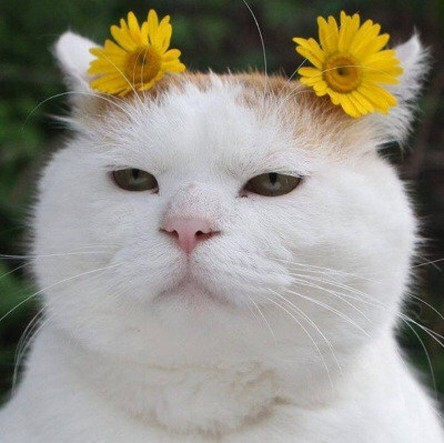
#> input picture images/cat-01.jpg, 444 x 443 px
$ jupyter execute 1007.ipynb
#> lines starting #> are read from the running program, lines starting #| are printed output that depends on the picture; after the words box and inside, x2 and y2 are one past the last pixel; in counts of white or black regions, pixels touching at a corner belong together
[cell 1]
#뒤틀리기
#어핀변화

[cell 2]
import cv2
import numpy as np
from matplotlib import pyplot as plt

img = cv2. imread('./images/cat-01.jpg')
#> img is the input picture: shape (443, 444, 3); mean B, G, R 134.7, 146.3, 149.9
raw = img.copy()
rows, cols = img.shape[:2]
#> rows = 443; cols = 444
print(rows, cols)
#| 443 444

pts1 = np.array([
    [100, 50], [200, 50], [100, 200]
],dtype=np.float32)

pts2 = np.array([
    [80, 70], [210, 60], [250, 120]
],dtype=np.float32)

cv2.circle(img, (100, 50), 5, (255,0,0), -1) #-1 다 채워넣겠다
#> img: shape (443, 444, 3); 0.04% of pixels changed, all inside (x1, y1, x2, y2) = (95, 45, 106, 56)
cv2.circle(img, (200, 50), 5, (0 , 255, 0), -1)
#> img: shape (443, 444, 3); mean B, G, R 134.7, 146.4, 149.8
cv2.circle(img, (100, 200), 5, (0 , 0, 255), -1)
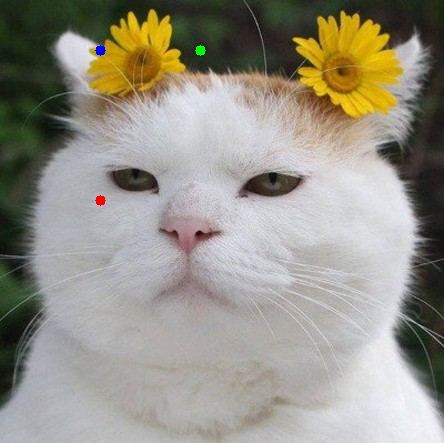
#> img: shape (443, 444, 3); mean B, G, R 134.7, 146.3, 149.9

matrix = cv2.getAffineTransform(pts1, pts2)
dst = cv2.warpAffine(img, matrix, (int(cols*1.5), rows))

fig, (ax1, ax2) = plt.subplots(ncols=2, dpi =150)
ax1.imshow(raw[...,::-1])
ax2.imshow(dst[...,::-1])
fig.tight_layout()
plt.show()
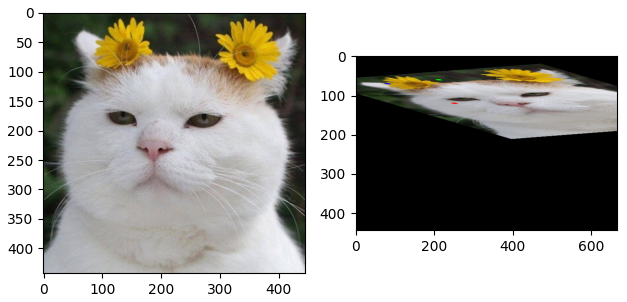
#> figure drawn by matplotlib, 2 panels

[cell 3]
import cv2
import numpy as np
from matplotlib import pyplot as plt

img = cv2. imread('./images/cat-01.jpg')
raw = img.copy()
rows, cols = img.shape[:2]
print(rows, cols)
#| 443 444

pts1 = np.array([
    [0, 0], [0, rows], [cols, 0]    , [cols, rows]
],dtype=np.float32)
#> pts1 = [[0, 0], [0, 443], [444, 0], [444, 443]]

pts2 = np.array([
    [100, 50], [10, rows-50], [cols-100, 50], [cols-50, rows-50]
],dtype=np.float32)

cv2.circle(img, (0, 0), 15, (255,0,0), -1) #-1 다 채워넣겠다
cv2.circle(img, (0, rows), 15, (0 , 255, 0), -1)
cv2.circle(img, (cols, 0), 15, (0 , 0, 255), -1)
cv2.circle(img, (cols, rows), 15, (0 , 0, 255), -1)

plt.imshow(img[...,::-1])
plt.show()
# [8 lines of commented-out code are left out]

[cell 4]
import cv2
import numpy as np
from matplotlib import pyplot as plt

img = cv2. imread('./images/cat-01.jpg')
raw = img.copy()
rows, cols = img.shape[:2]
print(rows, cols)
#| 443 444

pts1 = np.array([
    [0, 0], [0, rows], [cols, 0]    , [cols, rows]
],dtype=np.float32)

pts2 = np.array([
    [100, 50], [10, rows-50], [cols-100, 50], [cols-50, rows-50]
],dtype=np.float32)

matrix = cv2.getPerspectiveTransform(pts1, pts2)
#print(matrix)
dst = cv2.warpPerspective(img, matrix, (cols, rows)) #내부에 있는 이미지 사용, 1.5배 읺더 더;ㄴ디
#> dst: shape (443, 444, 3)


matrix = cv2.getPerspectiveTransform(pts1, pts2)

fig, (ax1, ax2) = plt.subplots(ncols=2, dpi =150)
ax1.imshow(raw[...,::-1])
ax2.imshow(dst[...,::-1])
fig.tight_layout()
plt.show()

[cell 5]
#스스로 변환해보기
import cv2
import numpy as np
from matplotlib import pyplot as plt

img = cv2. imread('./images/cat-01.jpg')
raw = img.copy()
rows, cols = img.shape[:2]
print(rows, cols)
#| 443 444

pts1 = np.array([
    [0, 0], [0, rows], [cols, 0]    , [cols, rows]
],dtype=np.float32)

pts2 = np.array([
    [100, 50], [10, rows-90], [cols-180, 50], [cols-90, rows-90]
],dtype=np.float32)

matrix = cv2.getPerspectiveTransform(pts1, pts2)
#print(matrix)
dst = cv2.warpPerspective(img, matrix, (cols, rows)) #내부에 있는 이미지 사용, 1.5배 읺더 더;ㄴ디


matrix = cv2.getPerspectiveTransform(pts1, pts2)

fig, (ax1, ax2) = plt.subplots(ncols=2, dpi =150)
ax1.imshow(raw[...,::-1])
ax2.imshow(dst[...,::-1])
fig.tight_layout()
plt.show()
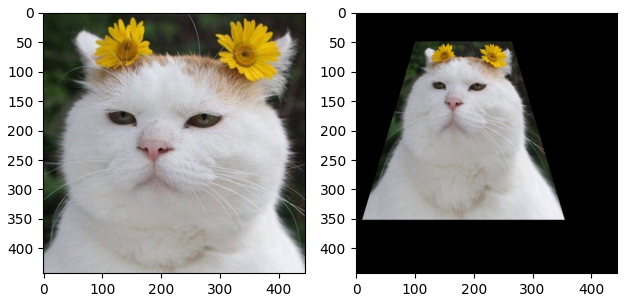
#> figure drawn by matplotlib, 2 panels

[cell 6]
import numpy as np
import matplotlib.pyplot as plt
from scipy import ndimage
from skimage import io, color

img = io.imread('./images/cat-01.jpg')
img = color.rgb2gray(img)
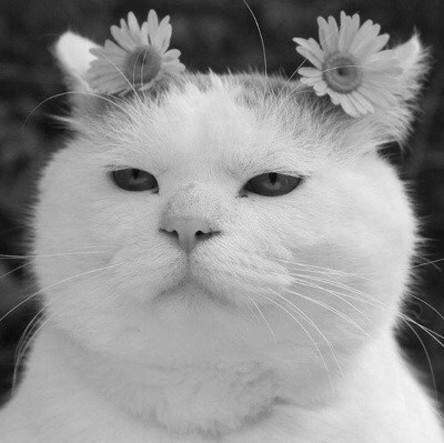
#> img: shape (443, 444) float64; min 0.0154, max 0.969, mean 0.574
io.imshow(img)
w, h  = img.shape
#> w = 443; h = 444


mat_identity = np.array([
    [1, 0, 0],
    [0, 1, 0],
    [0, 0, 1]
])

reflect = np.array([
    [1, 0, 0],
    [0, 1, -h],
    [0, 0, 1]
])
#> reflect = [[1, 0, 0], [0, 1, -444], [0, 0, 1]]

#matrix곱해주기
result = np.array([
    [1, 0, 0],
    [0, -1, 0],
    [0, 0, 1]
])@reflect

img1 = ndimage.affine_transform(img, result)
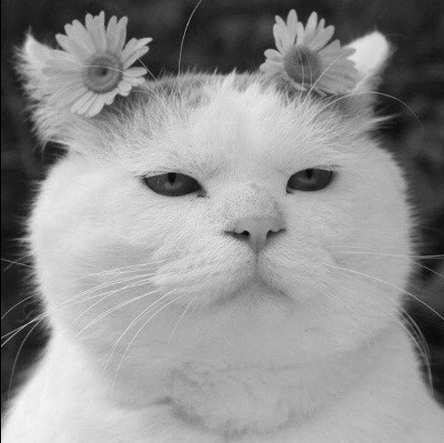
#> img1: shape (443, 444) float64; min 0, max 0.969, mean 0.573
plt.imshow(img1, cmap ='gray')
plt.show()

[cell 7]
import numpy as np
import matplotlib.pyplot as plt
from skimage import io, color
from skimage.transform import ProjectiveTransform

src = io.imread('./images/cat-01.jpg')
h, w, c = src.shape
print(h, w, c)
#| 443 444 3

dst = np.zeros((h, w, c))

pt = ProjectiveTransform()
pts1 = np.array([
    [0. , 0.], [h-1, 0], [h-1, w-1],[0,w-1]
], dtype=np.float32)

pts2 = np.array([
    [105. , 74.], [340, 46], [300, 377],[60, 322]
], dtype=np.float32)
print(pt.estimate(pts1, pts2))
#| True

x, y =np.mgrid[:h, :w]

dst_indices =np.hstack((x.reshape(-1,1), y.reshape(-1, 1)))
src_indices = np.round(pt.inverse(dst_indices),0).astype(int)
valid_idx =np.where(
    (src_indices[:,0] < h)
    &(src_indices[:,1] < w)
    &(src_indices[:,0] >= 0)
    &(src_indices[:,1] >= 0)
)

dst_indices_valid = dst_indices[valid_idx]
src_indices_valid = src_indices[valid_idx]

dst[dst_indices_valid[:, 0], dst_indices_valid[:, 1]] = \
    src[src_indices_valid[:, 0], src_indices_valid[:, 1]]
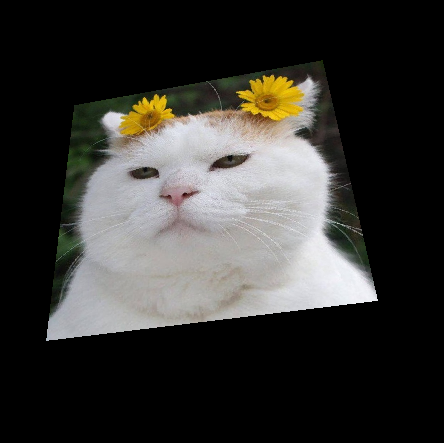
#> dst: shape (443, 444, 3) float64; mean R, G, B 55.3, 54.3, 51.2
dst = dst.astype(np.uint8)

plt.imshow(dst)
io.imsave('./images/transform_cat.jpg',dst)

[cell 8]
import numpy as np
import matplotlib.pyplot as plt
from skimage import io, color
from skimage.transform import ProjectiveTransform

src = io.imread('./images/cat-01.jpg')
h, w, c = src.shape
print(h, w, c)
#| 443 444 3

dst = np.zeros((h, w, c))
pt = ProjectiveTransform()

pts1 = np.array([
    [195. , 74.], [340, 46], [300, 377],[60, 322]
], dtype=np.float32)

pts2 = np.array([
    [0. , 0.], [h-1, 0], [h-1, w-1],[0,w-1]
], dtype=np.float32)


print(pt.estimate(pts1, pts2))
#| True

x, y =np.mgrid[:h, :w]

dst_indices =np.hstack((x.reshape(-1,1), y.reshape(-1, 1)))
src_indices = np.round(pt.inverse(dst_indices),0).astype(int)
valid_idx =np.where(
    (src_indices[:,0] < h)
    &(src_indices[:,1] < w)
    &(src_indices[:,0] >= 0)
    &(src_indices[:,1] >= 0)
)

dst_indices_valid = dst_indices[valid_idx]
src_indices_valid = src_indices[valid_idx]

dst[dst_indices_valid[:, 0], dst_indices_valid[:, 1]] = \
    src[src_indices_valid[:, 0], src_indices_valid[:, 1]]
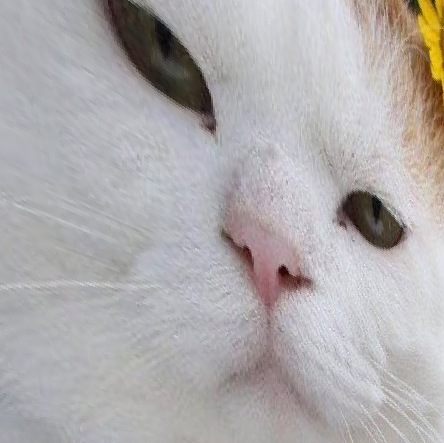
#> dst: shape (443, 444, 3) float64; mean R, G, B 175.6, 172, 172.7
dst = dst.astype(np.uint8)

plt.imshow(dst)
#io.imsave('./images/transform_cat.jpg',dst)

[cell 9]
import cv2
import numpy as np

src = cv2.imread('./images/cat-01.jpg')
src = src[:, :, ::-1]
rows, cols = src.shape[:2]

#0~1 볼록, 1이상 오목
exp = 2
scale = 1

mapy, mapx = np.indices((rows, cols), dtype=np.float32)
mapx = 2 * mapx /(cols-1)-1
mapy = 2 * mapy /(rows-1)-1

r, theta = cv2.cartToPolar(mapx, mapy)
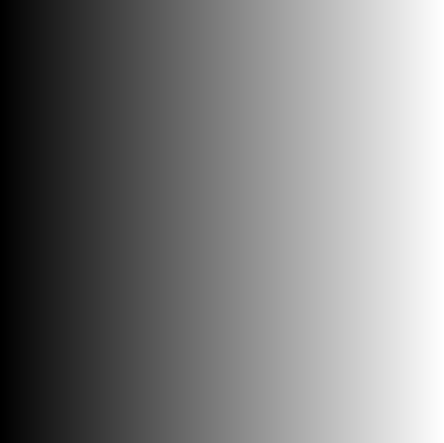
#> mapx: shape (443, 444) float32; min -1, max 1, mean 1.67e-09; drawn with min black and max white
r[r <scale] = r[r< scale] ** exp
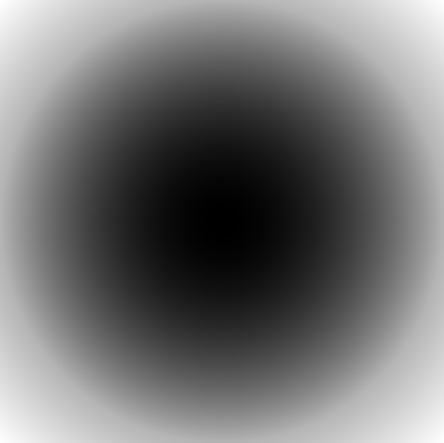
#> r: shape (443, 444) float32; min 5.1e-06, max 1.41, mean 0.637; drawn with min black and max white

mapx, mapy = cv2.polarToCart(r, theta)

mapx = ((mapx + 1) * cols - 1) / 2
mapy = ((mapy + 1) * rows - 1) / 2


dst = cv2.remap(src, mapx, mapy, cv2.INTER_LINEAR)
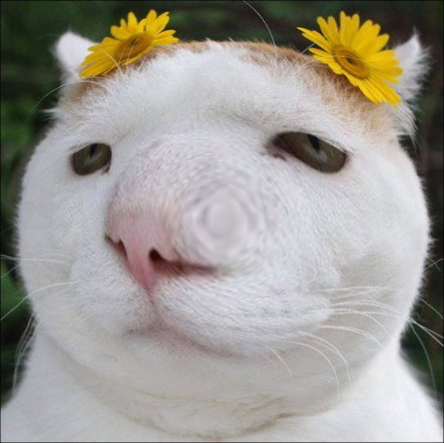
#> dst: shape (443, 444, 3); mean R, G, B 157.5, 153.9, 147

fig, (ax1, ax2) = plt.subplots(ncols=2)
ax1.imshow(src)
plt.imshow(dst)
